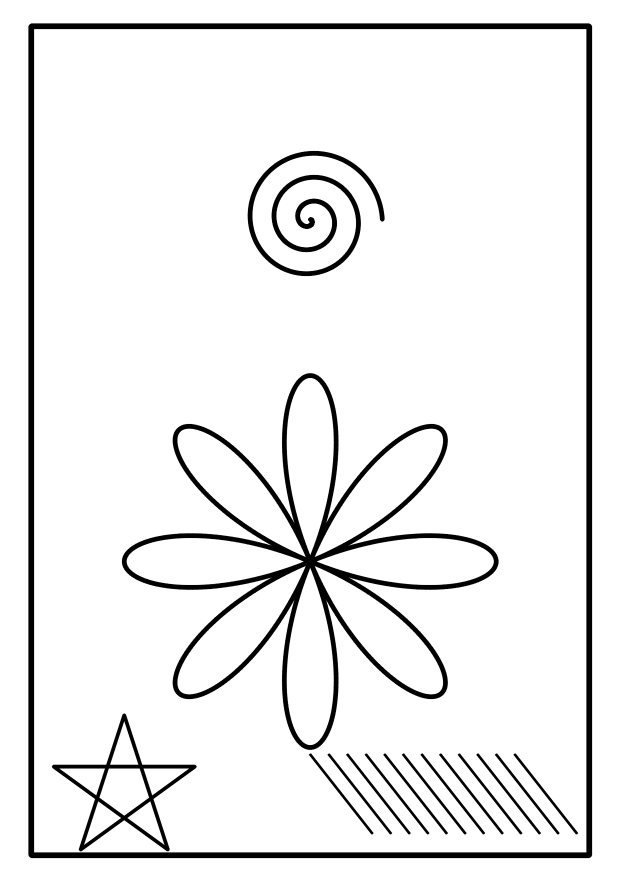
#> input picture tools/generators/img2gcode/samples/lineart.png, 1240 x 1754 px (shown at 1/2 size)
$ python img2gcode.py samples/lineart.png
#> lines starting #> are read from the running program, lines starting #| are printed output that depends on the picture; after the words box and inside, x2 and y2 are one past the last pixel; in counts of white or black regions, pixels touching at a corner belong together
#!/usr/bin/env python3
#
# img2gcode.py
# Part of the CoreLR wall-plotter firmware project.
#
# Copyright (C) 2026 ErnstTechnik and the CoreLR contributors
#
# This program is free software: you can redistribute it and/or modify
# it under the terms of the GNU General Public License as published by
# the Free Software Foundation, either version 3 of the License, or
# (at your option) any later version.
#
# This program is distributed in the hope that it will be useful,
# but WITHOUT ANY WARRANTY; without even the implied warranty of
# MERCHANTABILITY or FITNESS FOR A PARTICULAR PURPOSE. See the
# GNU General Public License for more details.
#
# You should have received a copy of the GNU General Public License
# along with this program. If not, see <http://www.gnu.org/licenses/>.
#
"""img2gcode.py -- turns a picture into a GCode file for the CoreLR wall plotter, and shows what it did.

  .venv/bin/python img2gcode.py IMAGE [-s STYLE] [--paper a4] [--pen 2] [--geometry D,OX,OY|D,L] [--debug] [-o OUT]
  .venv\\Scripts\\python img2gcode.py IMAGE ...        (Windows)

THE FRAME.  The bottom-left corner of the sheet is X0 Y0 of the GCode (X to the right, Y UP, millimetres): put the drawing origin of the machine there
(calibrate it with the joystick or `G92`).  The picture is scaled to fit the sheet inside --margin, keeping its ratio, and centred.  The sheet is
portrait by default (--landscape turns it); --paper takes A0..A6 or WIDTHxHEIGHT in mm.

THE STYLES.  The same black-on-white picture, three ways to draw it with one pen:
  skeleton  the centre line of every stroke (skimage thinning), short spurs removed, branches rejoined where they meet.  One line per stroke whatever
            its width: the right choice for line art, text and sketches.  A stroke thicker than the pen is drawn as a thin line.
  outline   the edge of every black area (potrace's curves).  A thin stroke gives two lines (one each side).  Looks like the picture; costs more time.
  hatch     the black areas filled with parallel lines (--hatch-spacing apart, at --hatch-angle), zig-zagged where neighbours meet.
  all       the three, in OUT/NAME/skeleton, /outline, /hatch, plus OUT/NAME/compare.png side by side.

THE PATHS.  Strokes are joined where they touch, put in an order that shortens the pen-up travel (nearest next end, either direction, closed shapes
entered at their nearest point), consecutive strokes closer than --bridge are drawn through without lifting the pen, and each stroke is fitted by
lines and ARCS (G2/G3 with I,J) within --tol of the picture.  Every line is at most 47 characters (the SD variant's buffer).

WHAT IT WRITES in OUT/NAME/STYLE/: NAME.gc, NAME.svg (the path, arcs kept as arcs), NAME.png (the ink at the pen's width, pen-up travel in red),
NAME.md (the report: counts, lengths, estimated time), NAME.json (the same numbers), and with --debug a debug/ folder with every intermediate image.
The estimated time follows the firmware's own planner constants (read from firmware/config/SwConfig.h when found): top speed, acceleration, the
junction speed limit, the pen settle time.  It assumes an unlimited look-ahead and the same speed for G0 and G1, so it is a floor, not a promise.

THE TRAVEL ZONE.  With --geometry the points of the path are checked against the zone the firmware allows (REQ-CoreLR-F-Motion-0008; --side and --top
are its margins).  A drawing that leaves it is NOT written (the machine would stop at that line with error 33): the report and the preview still are,
with the zone drawn, so you can see where.  Without --geometry nothing is checked.  --geometry D,OX,OY = motor distance, then the origin's distance
from the left motor's vertical and below the line joining the motors; D,L = motor distance and the calibration's reference cable length (the origin
is then OX = D/2, OY = sqrt(L^2 - (D/2)^2)).  All in mm.

Examples:
  img2gcode.py samples/logo.png -s skeleton --geometry 1065,800 --debug
  img2gcode.py samples/text.png -s all --paper a3 --landscape --pen 0.7
Exit status: 0 = written; 1 = a problem with the input; 3 = the drawing leaves the travel zone (no .gc written).
"""
import argparse, json, math, os, re, sys
import numpy as np, cv2
from PIL import Image, ImageDraw, ImageFont

HERE = os.path.dirname(os.path.abspath(__file__))
SWCONFIG = os.path.normpath(os.path.join(HERE, "..", "..", "..", "firmware", "config", "SwConfig.h"))
PAPERS = {"a0": (841, 1189), "a1": (594, 841), "a2": (420, 594), "a3": (297, 420), "a4": (210, 297), "a5": (148, 210), "a6": (105, 148)}
STYLES = ("skeleton", "outline", "hatch")
ARC_RMAX_MM = 1500.0      # the firmware refuses an arc whose radius or centre offset reaches 2^21 um = 2.097 m (error 34, MOTION_ARC_REACH_SHIFT); flatter than this is a line anyway

# ---------------------------------------------------------------------------------------------------------------- firmware constants
def firmware_constants():
    """The planner's numbers, from SwConfig.h when it is there (never assumed), else the values of 2026-10-12. Speeds in mm/s."""
    k = {"MOTION_VMAX_V16": 86, "MOTION_VMIN_V16": 16, "MOTION_JUNCTION_JERK_V16": 32, "MOTION_ACCEL_MM_S2": 192, "PENCONTROL_SETTLE_TIME_MS": 300}
    src = "built-in defaults (SwConfig.h not found)"
    try:
        txt = open(SWCONFIG, encoding="utf-8", errors="replace").read(); src = "firmware/config/SwConfig.h"
        for n in k:
            m = re.search(r"#define\s+%s\s+(\d+)" % n, txt)
            if m: k[n] = int(m.group(1))
    except OSError: pass
    return {"vmax": k["MOTION_VMAX_V16"] / 4.0, "vmin": k["MOTION_VMIN_V16"] / 4.0, "jerk": k["MOTION_JUNCTION_JERK_V16"] / 4.0,
            "accel": float(k["MOTION_ACCEL_MM_S2"]), "settle": k["PENCONTROL_SETTLE_TIME_MS"] / 1000.0, "source": src}

# ---------------------------------------------------------------------------------------------------------------- geometry of the machine
# [9 lines left out: function parse_geometry, not called in this run]

class Zone:
    """The travel zone in the sheet frame (X right, Y up, origin at the sheet's bottom-left = the drawing origin)."""
    def __init__(self, d, ox, oy, side, top):
        self.xl, self.xr, self.yt = side - ox, d - side - ox, oy - top
        if self.xr <= self.xl or self.yt <= 0: sys.exit("img2gcode.py: no travel zone for this geometry (the origin must be more than %g mm below the motors)" % top)
    def outside(self, pts, slack=1e-6):
        p = np.asarray(pts); bad = (p[:, 0] < self.xl - slack) | (p[:, 0] > self.xr + slack) | (p[:, 1] > self.yt + slack)
        return p[bad]

# ---------------------------------------------------------------------------------------------------------------- stages' images (--debug)
class Debug:
    def __init__(self, folder, on): self.dir, self.on, self.n = folder, on, 0
    def save(self, name, img):
        if not self.on: return
        os.makedirs(self.dir, exist_ok=True); self.n += 1
        cv2.imwrite(os.path.join(self.dir, "%02d_%s.png" % (self.n, name)), img)

def mmscale(pts, s, H):
    """sheet mm (Y up) -> pixel (Y down) at s px/mm for a sheet of height H."""
    p = np.asarray(pts, float); return np.c_[p[:, 0] * s, (H - p[:, 1]) * s]

def draw_polys(shape, polys, s, H, colour_fn=None, thick=1, base=None):
    img = base.copy() if base is not None else np.full(shape + (3,), 255, np.uint8)
    for k, pl in enumerate(polys):
        c = colour_fn(k, len(polys)) if colour_fn else (30, 30, 30)
        cv2.polylines(img, [np.round(mmscale(pl, s, H) * 16).astype(np.int32).reshape(-1, 1, 2)], False, c, thick, cv2.LINE_AA, shift=4)
    return img

def rainbow(k, n):
    h = int(170 * k / max(1, n - 1)); px = cv2.cvtColor(np.uint8([[[h, 230, 200]]]), cv2.COLOR_HSV2BGR)[0, 0]
    return int(px[0]), int(px[1]), int(px[2])

def rand_colour(k, n):
    r = np.random.default_rng(k * 7 + 3); return tuple(int(v) for v in r.integers(40, 220, 3))

# ---------------------------------------------------------------------------------------------------------------- input -> binary picture
class Sheet:
    """The picture on the sheet: ppmm pixels per mm; the picture's pixel (col,row) is at mm (x0 + col/ppmm, H - (y0 + row/ppmm))."""
    def __init__(self, W, H, ppmm, x0, y0, ink): self.W, self.H, self.ppmm, self.x0, self.y0, self.ink = W, H, ppmm, x0, y0, ink
    def to_mm(self, rc):                       # rc: (N,2) of (row, col) in pixel CORNER coordinates (centre of pixel (r,c) is r+.5, c+.5)
        a = np.asarray(rc, float); return np.c_[self.x0 + a[:, 1] / self.ppmm, self.H - (self.y0 + a[:, 0] / self.ppmm)]

def load_ink(path, W, H, margin, pen, threshold, invert, speckle_mm2, dbg):
#> called with path = 'samples/lineart.png', W = 210, H = 297, margin = 10, pen = 2, invert = False, speckle_mm2 = 0.5
    try: im = Image.open(path)
#> im is the input picture: PIL image 1240x1754 L; min 0, max 255, mean 236.8
    except Exception as e: sys.exit("img2gcode.py: cannot read %s: %s" % (path, e))
    if im.mode in ("RGBA", "LA", "P"):
        im = im.convert("RGBA"); bg = Image.new("RGBA", im.size, (255, 255, 255, 255)); im = Image.alpha_composite(bg, im)
    g = np.array(im.convert("L")); dbg.save("gray", g)
    aw, ah = W - 2 * margin, H - 2 * margin
    if aw <= 0 or ah <= 0: sys.exit("img2gcode.py: the margin leaves no room on the sheet")
    native = min(g.shape[1] / aw, g.shape[0] / ah); ppmm = min(native, 6.0)             # px/mm: the picture's own, capped at 6 (0.17 mm)
    w_mm, h_mm = g.shape[1] / native, g.shape[0] / native
    nw, nh = max(1, int(round(w_mm * ppmm))), max(1, int(round(h_mm * ppmm)))
    g = cv2.resize(g, (nw, nh), interpolation=cv2.INTER_AREA if ppmm < native else cv2.INTER_CUBIC)
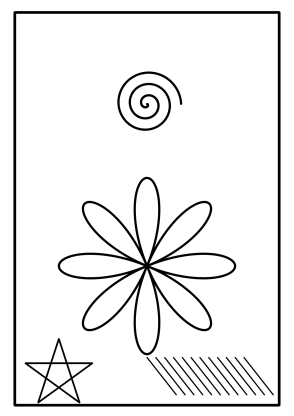
#> g: shape (1662, 1175) (shown at 1/4 size); min 0, max 255, mean 236.8
    if threshold is None: thr, _ = cv2.threshold(g, 0, 255, cv2.THRESH_BINARY + cv2.THRESH_OTSU); thr = int(thr)
#> after `thr, _ = cv2.threshold(g, 0, 255, cv2.THRESH_BINARY + cv2.THRESH_OTSU)`: thr = 133
    else: thr = int(threshold)
    ink = (g >= thr) if invert else (g < thr)
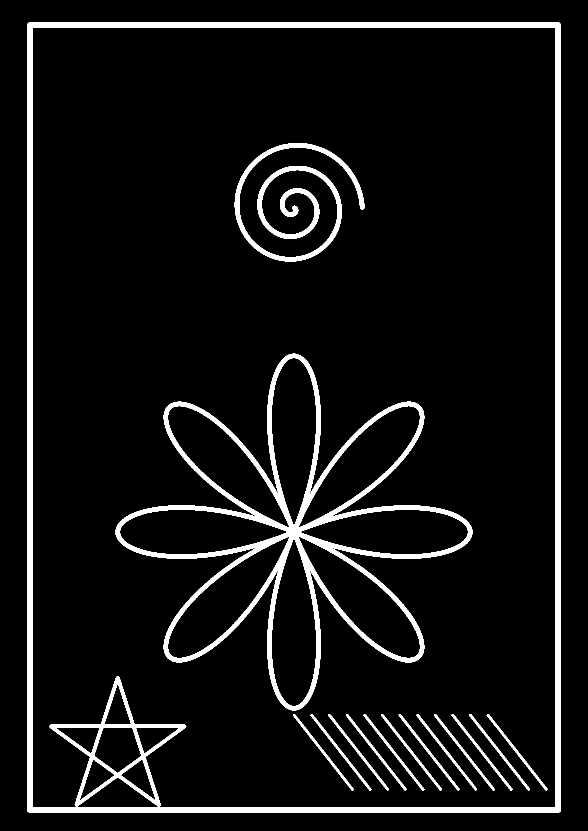
#> ink: shape (1662, 1175) bool (shown at 1/2 size); 7.2% white; 16 white regions, largest, box (x1, y1, x2, y2) and area: (54, 44, 1122, 1626) 57774, (231, 707, 945, 1421) 50023, (469, 286, 729, 523) 11980
    frac = ink.mean()
#> frac = 0.0719
    if frac > 0.5: print("img2gcode.py: warning: %.0f%% of the picture is ink -- white on black? try --invert" % (100 * frac), file=sys.stderr)
    min_px = int(speckle_mm2 * ppmm * ppmm)
#> (the rest of the program and of its run is left out)
